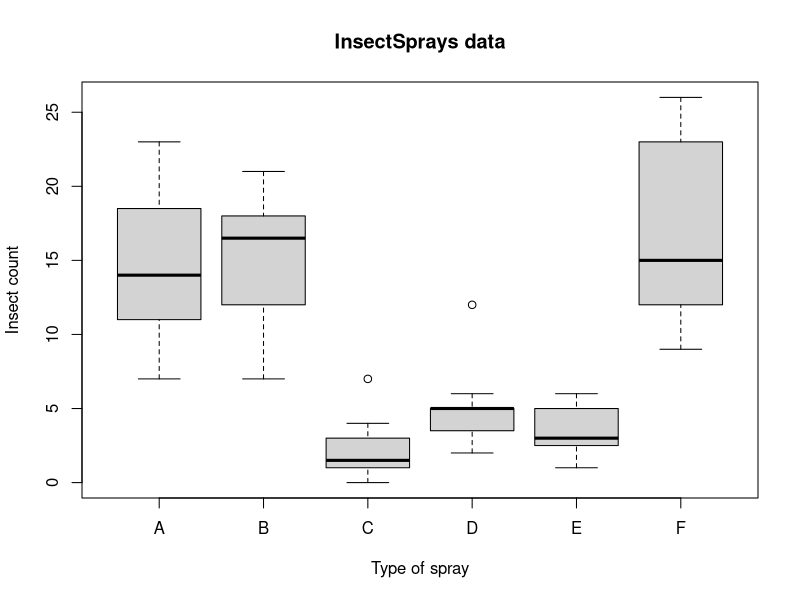

Write the R code that produced this figure. (Note: this script raises an error after producing the figure.)
# Put initialization code in this file. The variables you create
# here will show up in the user's workspace when he or she begins
# the lesson.

data(InsectSprays); 
sA <- InsectSprays$count[InsectSprays$spray=="A"]
sB <- InsectSprays$count[InsectSprays$spray=="B"]
sC <- InsectSprays$count[InsectSprays$spray=="C"]
sD <- InsectSprays$count[InsectSprays$spray=="D"]
sE <- InsectSprays$count[InsectSprays$spray=="E"]
sF <- InsectSprays$count[InsectSprays$spray=="F"]


boxplot(count ~ spray, data = InsectSprays,
        xlab = "Type of spray", ylab = "Insect count",
        main = "InsectSprays data", varwidth = TRUE, col = "lightgray")
swirl_options(swirl_logging = TRUE)

